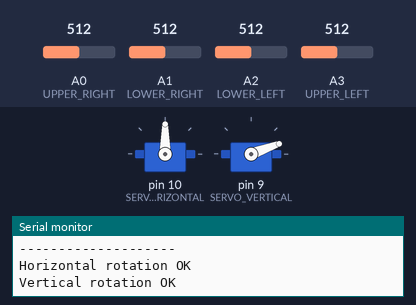
The program below on a simulated Arduino Uno, built with avr-gcc and run on an emulated ATmega328P. Shown: 2 × servo, the last lines printed to the serial monitor. Inputs (shaded band) come from the test bench; at power-on: A0 (UPPER_RIGHT) = 512, A1 (LOWER_RIGHT) = 512, A3 (UPPER_LEFT) = 512, A2 (LOWER_LEFT) = 512.

Above: at 1.7 s.
1.8 s: A0 (UPPER_RIGHT) set to 606
4.8 s: A0 (UPPER_RIGHT) set to 621
At 7.2 s:
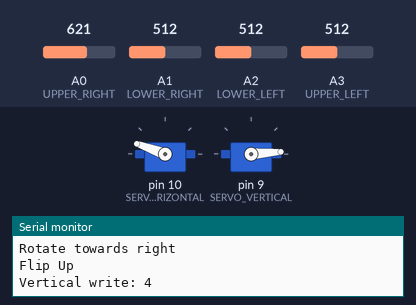
7.8 s: A1 (LOWER_RIGHT) set to 315
9.3 s: A1 (LOWER_RIGHT) set to 284
At 9.65 s:
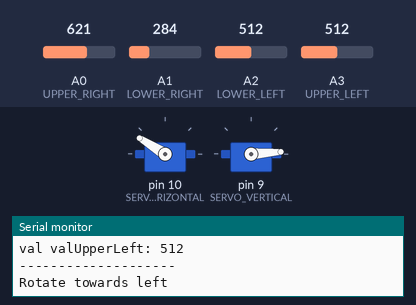
12.3 s: A3 (UPPER_LEFT) set to 483
At 12.8 s:
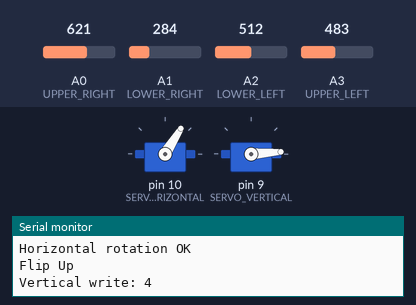
13.8 s: A2 (LOWER_LEFT) set to 716
At 16.1 s:
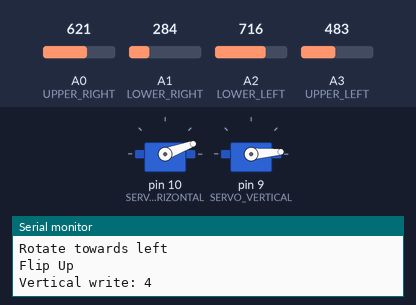
Timing chart, 0 to 17.6 s (numbered marks = the images above; inputs shaded):
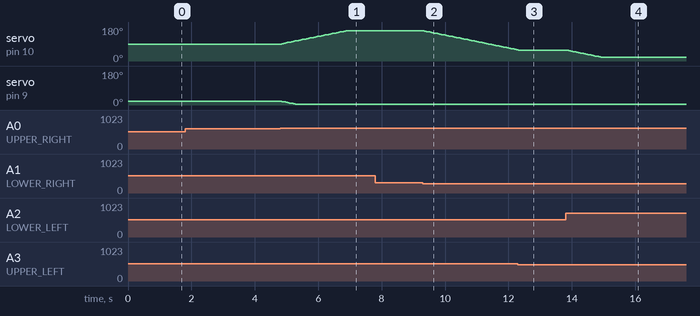

The program:

main.cpp
```cpp
#include <Arduino.h>
#include <Servo.h>

Servo servoVertical;
Servo servoHorizontal;

const String APP_NAME = "SunFlower - " __FILE__;
const String APP_VERSION = "v0.1-" __DATE__ " " __TIME__;

#define LOWER_LEFT A2
#define UPPER_LEFT A3
#define LOWER_RIGHT A1
#define UPPER_RIGHT A0
#define SERVO_VERTICAL 9
#define SERVO_HORIZONTAL 10

const int tolerance = 100;
const int step = 2;
const int minVertical = 60;
const int maxVertical = 5;
const int minHorizontal = 20;
const int maxHorizontal = 160;

int horizontalPosition = 90;
int verticalPosition = 20;
void setup() {
  Serial.begin(115200);
  Serial.println(APP_NAME);
  Serial.println(APP_VERSION);
  servoHorizontal.attach(SERVO_HORIZONTAL);
  servoVertical.attach(SERVO_VERTICAL);
  pinMode(LOWER_RIGHT, INPUT);
  pinMode(UPPER_RIGHT, INPUT);
  pinMode(LOWER_LEFT, INPUT);
  pinMode(UPPER_LEFT, INPUT);

  servoHorizontal.write(horizontalPosition);
  servoVertical.write(verticalPosition);
  delay(500);
}


void loop() {
  int valLowerRight = analogRead(LOWER_RIGHT);
  int valUpperRight = analogRead(UPPER_RIGHT);
  int valLowerLeft = analogRead(LOWER_LEFT);
  int valUpperLeft = analogRead(UPPER_LEFT);

  Serial.print("val valLowerRight: ");
  Serial.println(valLowerRight);
  Serial.print("val valUpperRight: ");
  Serial.println(valUpperRight);
  Serial.print("val valLowerLeft: ");
  Serial.println(valLowerLeft);
  Serial.print("val valUpperLeft: ");
  Serial.println(valUpperLeft);
  Serial.println("--------------------");

  int valLeft = valUpperLeft +valLowerLeft;
  int valRight = valUpperRight +valLowerRight;
  if(abs(valLeft - valRight) > tolerance){
    if(valLeft > valRight) {
      Serial.println("Rotate towards left");
      if(horizontalPosition > minHorizontal){
        horizontalPosition -= step;
      }
    }else{
      Serial.println("Rotate towards right");
      if(horizontalPosition < maxHorizontal){
        horizontalPosition += step;
      }
    }
    servoHorizontal.write(horizontalPosition);
  }else{
    Serial.println("Horizontal rotation OK");
  }
  int valUpper = valUpperLeft +valUpperRight;
  int valLower = valLowerLeft +valLowerRight;
  if(abs(valUpper - valLower) > tolerance){
    if(valUpper > valLower) {
      Serial.println("Flip Up");
      if(verticalPosition > maxVertical){
        verticalPosition -= step;
      }
    }else{
      Serial.println("Flip Down");
      if(verticalPosition < minVertical){
        verticalPosition += step;
      }
    }
    Serial.print("Vertical write: ");
    Serial.println(verticalPosition);
    servoVertical.write(verticalPosition);
  }else{
    Serial.println("Vertical rotation OK");
  }
  delay(50);
}
```

Measured:
- the behaviour switches between 612 and 613 on A0 (UPPER_RIGHT) (found by bisection; images 0 and 1)
- the behaviour switches between 303 and 302 on A1 (LOWER_RIGHT) (found by bisection; images 1 and 2)
- the behaviour switches between 494 and 493 on A3 (UPPER_LEFT) (found by bisection; images 2 and 3)
- after the input at 4.8 s, servo on pin 10 (SERVO_HORIZONTAL): moves from 90° to 160° over 2.0 s, starting after 0.05 s; servo on pin 9 (SERVO_VERTICAL): 20° → 4° after 0.05 s
- after the input at 9.3 s, servo on pin 10 (SERVO_HORIZONTAL): moves from 160° to 60° over 2.9 s, starting after 0.05 s
- after the input at 12.3 s, servo on pin 10 (SERVO_HORIZONTAL): goes on until 12.3 s, then stays 58°
- after the input at 13.8 s, servo on pin 10 (SERVO_HORIZONTAL): moves from 58° to 20° over 1.1 s, starting at once
